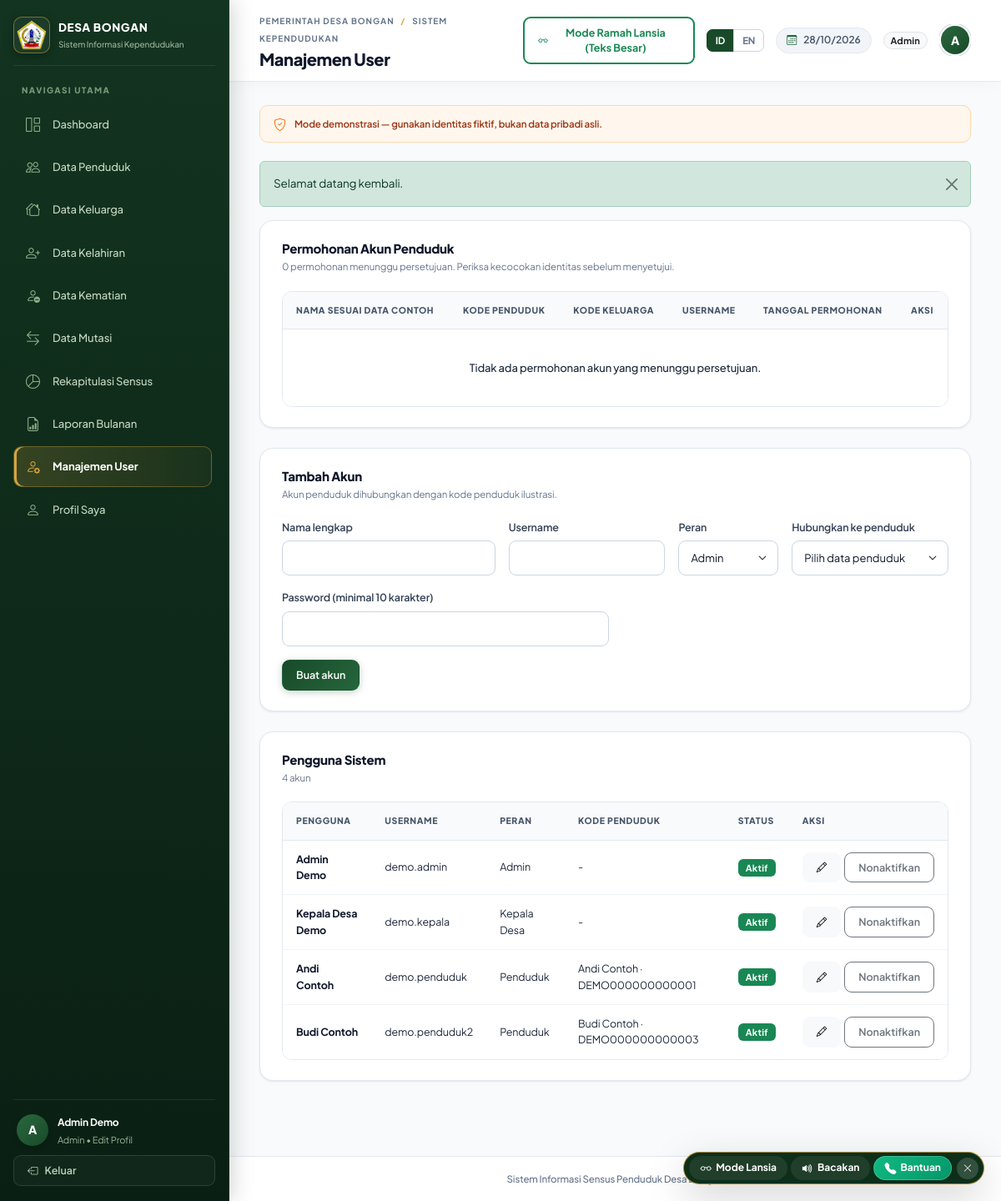
The app's page /index.php?page=users (signed in) with its own data.
### tables this page shows
CREATE TABLE IF NOT EXISTS users (
    id BIGINT UNSIGNED NOT NULL AUTO_INCREMENT,
    full_name VARCHAR(150) NOT NULL,
    username VARCHAR(80) NOT NULL,
    password_hash VARCHAR(255) NOT NULL,
    role ENUM('admin', 'kepala_desa', 'penduduk') NOT NULL,
    approval_status ENUM('pending', 'approved') NOT NULL DEFAULT 'approved',
    resident_id BIGINT UNSIGNED NULL,
    is_active TINYINT(1) NOT NULL DEFAULT 1,
    created_at TIMESTAMP NOT NULL DEFAULT CURRENT_TIMESTAMP,
    updated_at TIMESTAMP NOT NULL DEFAULT CURRENT_TIMESTAMP ON UPDATE CURRENT_TIMESTAMP,
    PRIMARY KEY (id),
    UNIQUE KEY uq_users_username (username),
    UNIQUE KEY uq_users_resident (resident_id),
    KEY idx_users_role_active_approval (role, is_active, approval_status),
    CONSTRAINT fk_users_resident FOREIGN KEY (resident_id)
        REFERENCES residents (id) ON DELETE SET NULL ON UPDATE CASCADE
);

CREATE TABLE IF NOT EXISTS residents (
    id BIGINT UNSIGNED NOT NULL AUTO_INCREMENT,
    nik CHAR(16) NOT NULL COMMENT 'Kode ilustrasi DEMO + 12 angka; bukan NIK asli',
    full_name VARCHAR(150) NOT NULL,
    birth_place VARCHAR(100) NULL,
    birth_date DATE NOT NULL,
    gender ENUM('Laki-laki', 'Perempuan') NOT NULL,
    household_id BIGINT UNSIGNED NULL,
    address VARCHAR(500) NOT NULL,
    religion VARCHAR(40) NULL,
    marital_status VARCHAR(30) NULL,
    occupation VARCHAR(100) NULL,
    education VARCHAR(100) NULL,
    family_role VARCHAR(40) NULL,
    phone VARCHAR(30) NULL,
    population_status ENUM('active', 'inactive') NOT NULL DEFAULT 'active',
    created_at TIMESTAMP NOT NULL DEFAULT CURRENT_TIMESTAMP,
    updated_at TIMESTAMP NOT NULL DEFAULT CURRENT_TIMESTAMP ON UPDATE CURRENT_TIMESTAMP,
    PRIMARY KEY (id),
    UNIQUE KEY uq_residents_nik (nik),
    KEY idx_residents_name (full_name),
    KEY idx_residents_household (household_id),
    KEY idx_residents_status_gender (population_status, gender),
    CONSTRAINT chk_residents_demo_code CHECK (nik REGEXP '^DEMO[0-9]{12}$'),
    CONSTRAINT fk_residents_household FOREIGN KEY (household_id)
        REFERENCES households (id) ON DELETE SET NULL ON UPDATE CASCADE
);

### index.php (called while the page is built, shortened)
<?php
require __DIR__ . '/includes/functions.php';
$pdo = require __DIR__ . '/config/database.php';
$user = current_user($pdo);
$page = $_GET['page'] ?? ($user === null ? 'login' : 'dashboard');
$publicPages = ['login', 'setup', 'register'];
$pageRoles = [
    'dashboard' => ['admin', 'kepala_desa', 'penduduk'],
    'residents' => ['admin'],
    'households' => ['admin'],
    'events' => ['admin', 'penduduk'],
    'recap' => ['admin'],
    'reports' => ['admin', 'kepala_desa'],
    'users' => ['admin'],
    'profile' => ['admin', 'kepala_desa', 'penduduk'],
    'family' => ['penduduk'],
];
if (!in_array($page, $publicPages, true)) {
    if (!isset($pageRoles[$page])) {
        http_response_code(404);
        $page = 'not-found';
    } else {
        $user = require_role($pdo, ...$pageRoles[$page]);
    }
} elseif (in_array($page, ['login', 'register'], true) && $user !== null) {
    redirect_page('dashboard');
}
$titles = [
    'dashboard' => __('nav.dashboard'),
    'residents' => __('nav.residents'),
    'households' => __('nav.households'),
    'events' => __('nav.events'),
    'recap' => __('nav.recap'),
    'reports' => __('nav.reports'),
    'users' => __('nav.users'),
    'profile' => __('nav.profile'),
    'family' => __('nav.family'),
];
$title = $titles[$page] ?? (in_array($page, ['login', 'register'], true) ? __('auth.login_title') : ($page === 'setup' ? 'Setup Admin' : 'Page Not Found'));
require __DIR__ . '/partials/header.php';
require __DIR__ . '/pages/' . $page . '.php';
require __DIR__ . '/partials/footer.php';

### users.php (the view, shortened to what this page needs)
<?php
$editing = null;
$requests = $pdo->query('SELECT u.id, u.full_name, u.username, u.created_at, r.nik, r.full_name AS resident_name, h.household_number FROM users u JOIN residents r ON r.id=u.resident_id LEFT JOIN households h ON h.id=r.household_id WHERE u.role="penduduk" AND u.approval_status="pending" ORDER BY u.created_at ASC')->fetchAll();
$users = $pdo->query('SELECT u.id, u.full_name, u.username, u.role, u.is_active, r.nik, r.full_name AS resident_name FROM users u LEFT JOIN residents r ON r.id=u.resident_id WHERE u.approval_status="approved" ORDER BY u.created_at DESC')->fetchAll();
?>
<div class="panel-card mb-4">
    <div class="panel-heading">
        <div>
            <h3><?= h(__('users.requests_title')) ?></h3>
            <p><?= h(__('users.requests_subtitle', ['count' => count($requests)])) ?></p>
        </div>
    </div>
    <div class="table-responsive">
        <table class="table align-middle data-table">
            <thead>
                <tr>
                    <th><?= h(__('users.th_resident_sample')) ?></th>
                    <th><?= h(__('users.th_nik')) ?></th>
                    <th><?= h(__('users.th_hh')) ?></th>
                    <th><?= h(__('users.th_username')) ?></th>
                    <th><?= h(__('users.th_request_date')) ?></th>
                    <th><?= h(__('users.th_action')) ?></th>
                </tr>
            </thead>
            <tbody>
            <?php if (!$requests): ?>
                <tr><td colspan="6" class="empty-state"><?= h(__('users.no_requests')) ?></td></tr>
            <?php endif; ?>
            </tbody>
        </table>
    </div>
</div>
<div class="panel-card mb-4">
    <div class="panel-heading">
        <div>
            <h3><?= $editing ? h(__('users.form_edit')) : h(__('users.form_add')) ?></h3>
            <p><?= h(__('users.form_desc')) ?></p>
        </div>
    </div>
    <form method="post" action="index.php?page=users" class="row g-3">
        <div class="col-md-4">
            <label class="form-label"><?= h(__('residents.lbl_name')) ?></label>
            <input class="form-control" name="full_name" value="<?= h($editing['full_name'] ?? '') ?>" required>
        </div>
        <div class="col-md-3">
            <label class="form-label"><?= h(__('auth.username')) ?></label>
            <input class="form-control" name="username" maxlength="80" value="<?= h($editing['username'] ?? '') ?>" required>
        </div>
        <div class="col-md-2">
            <label class="form-label"><?= h(__('users.lbl_role')) ?></label>
            <select class="form-select" name="role" id="userRole" required>
                <?php foreach (['admin' => role_label('admin'), 'kepala_desa' => role_label('kepala_desa'), 'penduduk' => role_label('penduduk')] as $key => $label): ?>
                    <option value="<?= h($key) ?>" <?= ($editing['role'] ?? '') === $key ? 'selected' : '' ?>><?= h($label) ?></option>
                <?php endforeach; ?>
            </select>
        </div>
        <div class="col-md-3">
            <label class="form-label"><?= h(__('users.lbl_link_resident')) ?></label>
            <select class="form-select" name="resident_id">
                <option value=""><?= h(__('users.lbl_select_resident')) ?></option>
            </select>
        </div>
        <div class="col-md-6">
            <label class="form-label"><?= $editing ? h(__('users.lbl_password_edit')) : h(__('users.lbl_password_new')) ?></label>
            <input class="form-control" name="password" type="password" <?= $editing ? '' : 'required minlength="10"' ?> autocomplete="new-password">
        </div>
        <div class="col-12 d-flex gap-2">
            <button class="btn btn-primary" type="submit"><?= $editing ? h(__('users.btn_save_edit')) : h(__('users.btn_save_new')) ?></button>
        </div>
    </form>
</div>
<div class="panel-card">
    <div class="panel-heading">
        <div>
            <h3><?= h(__('users.system_users_title')) ?></h3>
            <p><?= h(__('users.accounts_count', ['count' => count($users)])) ?></p>
        </div>
    </div>
    <div class="table-responsive">
        <table class="table align-middle data-table">
            <thead>
                <tr>
                    <th><?= h(__('users.th_user')) ?></th>
                    <th><?= h(__('auth.username')) ?></th>
                    <th><?= h(__('users.lbl_role')) ?></th>
                    <th><?= h(__('users.th_nik')) ?></th>
                    <th><?= h(__('common.status')) ?></th>
                    <th><?= h(__('common.action')) ?></th>
                </tr>
            </thead>
            <tbody>
            <?php foreach ($users as $account): ?>
                <tr>
                    <td><strong><?= h($account['full_name']) ?></strong></td>
                    <td><?= h($account['username']) ?></td>
                    <td><?= h(role_label($account['role'])) ?></td>
                    <td><?= $account['resident_name'] ? h($account['resident_name'] . ' · ' . $account['nik']) : '-' ?></td>
                    <td>
                        <span class="badge text-bg-<?= $account['is_active'] ? 'success' : 'secondary' ?>">
                            <?= $account['is_active'] ? h(__('users.active_status')) : h(__('users.inactive_status')) ?>
                        </span>
                    </td>
                    <td>
                        <div class="d-flex gap-1">
                            <a class="btn btn-sm btn-light" href="index.php?page=users&edit=<?= (int) $account['id'] ?>" title="<?= h(__('common.edit')) ?>">
                                <i class="bi bi-pencil"></i>
                            </a>
                            <form method="post" action="index.php?page=users" data-confirm="<?= h(__('users.confirm_toggle')) ?>">
                                <button class="btn btn-sm btn-outline-secondary" type="submit">
                                    <?= $account['is_active'] ? h(__('users.btn_deactivate')) : h(__('users.btn_activate')) ?>
                                </button>
                            </form>
                        </div>
                    </td>
                </tr>
            <?php endforeach; ?>
            </tbody>
        </table>
    </div>
</div>

### header.php (shortened to what this page needs)
<?php
$flashMessage = take_flash();
$navItems = [
    'admin' => [
        ['dashboard', __('nav.dashboard'), 'bi-grid-1x2', ''],
        ['residents', __('nav.residents'), 'bi-people', ''],
        ['households', __('nav.households'), 'bi-houses', ''],
        ['events', __('nav.birth'), 'bi-person-plus', 'birth'],
        ['events', __('nav.death'), 'bi-person-dash', 'death'],
        ['events', __('nav.mutation'), 'bi-arrow-left-right', 'mutation'],
        ['recap', __('nav.recap'), 'bi-pie-chart', ''],
        ['reports', __('nav.reports'), 'bi-file-earmark-bar-graph', ''],
        ['users', __('nav.users'), 'bi-person-gear', ''],
        ['profile', __('nav.profile'), 'bi-person', ''],
    ],
    'kepala_desa' => [
        ['dashboard', __('nav.dashboard'), 'bi-grid-1x2', ''],
        ['reports', __('nav.reports'), 'bi-file-earmark-bar-graph', ''],
        ['profile', __('nav.profile'), 'bi-person', ''],
    ],
    'penduduk' => [
        ['dashboard', __('nav.dashboard'), 'bi-grid-1x2', ''],
        ['family', __('nav.family'), 'bi-houses', ''],
        ['profile', __('nav.profile'), 'bi-person', ''],
        ['events', __('nav.report_birth'), 'bi-person-plus', 'birth'],
        ['events', __('nav.report_death'), 'bi-person-dash', 'death'],
        ['events', __('nav.report_mutation'), 'bi-arrow-left-right', 'mutation'],
        ['events', __('nav.report_status'), 'bi-clipboard-check', ''],
    ],
][$user['role']];
?>
<!doctype html>
<html lang="<?= h(current_lang()) ?>">
<head>
    <link href="https://cdn.jsdelivr.net/npm/bootstrap@5.3.3/dist/css/bootstrap.min.css" rel="stylesheet">
    <link href="https://cdn.jsdelivr.net/npm/bootstrap-icons@1.11.3/font/bootstrap-icons.min.css" rel="stylesheet">
    <link href="assets/css/app.css?v=<?= asset_version('assets/css/app.css') ?>" rel="stylesheet">
</head>
<body>
<div class="app-shell">
    <aside class="sidebar" id="sidebar">
        <div class="sidebar-header d-flex align-items-center justify-content-between mb-2">
            <a class="brand" href="index.php?page=dashboard">
                <span class="brand-mark"><img src="assets/images/logo-bongan.png" alt="Lambang Desa Bongan"></span>
                <div class="brand-text">
                    <strong>DESA BONGAN</strong>
                    <small><?= h(__('app.subname')) ?></small>
                </div>
            </a>
        </div>
        <div class="nav-caption"><?= h(__('nav.main')) ?></div>
        <nav class="nav flex-column flex-nowrap w-100">
            <?php foreach ($navItems as [$route, $label, $icon, $eventType]): ?>
                <?php $active = $page === $route && ($route !== 'events' || ($_GET['type'] ?? '') === $eventType); ?>
                <a class="nav-link <?= $active ? 'active' : '' ?>" href="index.php?page=<?= h($route) ?><?= $eventType !== '' ? '&amp;type=' . h($eventType) : '' ?>">
                    <i class="bi <?= h($icon) ?>"></i><span><?= h($label) ?></span>
                </a>
            <?php endforeach; ?>
        </nav>
        <div class="sidebar-bottom">
            <a href="index.php?page=profile" class="user-mini text-decoration-none" title="<?= h(__('common.view_edit_profile')) ?>">
                <span class="avatar"><?= h(mb_strtoupper(mb_substr($user['full_name'], 0, 1))) ?></span>
                <span class="text-truncate">
                    <strong><?= h($user['full_name']) ?></strong>
                    <small class="d-flex align-items-center gap-1"><?= h(role_label($user['role'])) ?> &bull; <?= h(__('common.edit_profile')) ?></small>
                </span>
            </a>
            <form method="post" action="index.php?page=dashboard">
                <button class="btn btn-logout w-100" type="submit"><i class="bi bi-box-arrow-left me-2"></i><?= h(__('nav.logout')) ?></button>
            </form>
        </div>
    </aside>
    <main class="main-area">
        <header class="topbar">
            <div class="page-heading">
                <span class="text-muted small"><?= h(__('app.agency')) ?> <span class="heading-separator">/</span> <?= h(__('app.agency_sub')) ?></span>
                <h1><?= h($title) ?></h1>
            </div>
            <div class="topbar-right">
                <button type="button" class="btn btn-sm btn-outline-success border-2 fw-bold d-none d-md-inline-flex align-items-center gap-1" onclick="toggleSeniorMode()" title="<?= h(__('senior.mode_toggle')) ?>" id="topbarSeniorBtn">
                    <i class="bi bi-eyeglasses"></i> <span id="topbarSeniorText"><?= h(__('senior.mode_toggle')) ?></span>
                </button>
                <?= render_lang_switcher() ?>
                <span class="today"><i class="bi bi-calendar3 me-2"></i><?= h((new DateTimeImmutable())->format(current_lang() === 'en' ? 'M d, Y' : 'd/m/Y')) ?></span>
                <span class="badge rounded-pill bg-light text-dark border px-2 py-1 d-none d-md-inline-block"><?= h(role_label($user['role'])) ?></span>
                <div class="dropdown user-dropdown">
                    <button class="btn p-0 border-0 top-avatar-btn" type="button" data-bs-toggle="dropdown" aria-expanded="false" title="<?= h($user['full_name']) ?> (<?= h(role_label($user['role'])) ?>)">
                        <span class="top-avatar"><?= h(mb_strtoupper(mb_substr($user['full_name'], 0, 1))) ?></span>
                    </button>
                </div>
            </div>
        </header>
        <section class="content-area">
            <div class="demo-notice"><i class="bi bi-shield-check"></i><span><?= h(__('app.demo_notice')) ?></span></div>
            <?php if ($flashMessage !== null): ?>
                <div class="alert alert-<?= h($flashMessage['type']) ?> alert-dismissible fade show" role="alert">
                    <?= h($flashMessage['message']) ?>
                    <button type="button" class="btn-close" data-bs-dismiss="alert" aria-label="<?= h(__('common.close')) ?>"></button>
                </div>
            <?php endif; ?>

### records on screen
users: full_name "A", full_name "Admin Demo", role "Admin", username "demo.admin"
users: full_name "Kepala Desa Demo", username "demo.kepala", role "Kepala Desa"
users: full_name "Andi Contoh", username "demo.penduduk", role "Penduduk", resident.nik "Andi Contoh · DEMO000000000001"
users: full_name "Budi Contoh", username "demo.penduduk2", role "Penduduk", resident.nik "Budi Contoh · DEMO000000000003"

### other values on screen
__('app.subname') "Sistem Informasi Kependudukan"
__('nav.main') "NAVIGASI UTAMA"
$label "Dashboard"
$label "Data Penduduk"
$label "Data Keluarga"
$label "Data Kelahiran"
$label "Data Kematian"
$label "Data Mutasi"
$label "Rekapitulasi Sensus"
$label "Laporan Bulanan"
$label "Manajemen User"
$label "Profil Saya"
__('common.edit_profile') "Edit Profil"
__('nav.logout') "Keluar"
__('app.agency') "PEMERINTAH DESA BONGAN"
